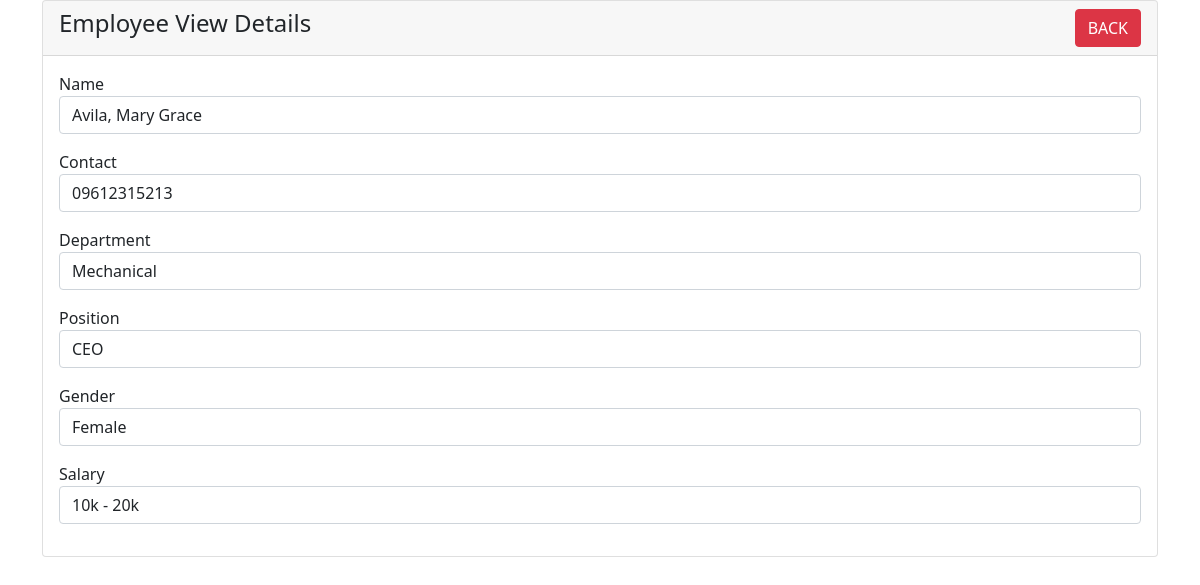
/admin/hr-view.php?id=6, run on the app's committed database.
### tables this page shows
CREATE TABLE `resources` (
  `id` int(20) NOT NULL,
  `name` varchar(255) NOT NULL,
  `contact` varchar(255) NOT NULL,
  `department` varchar(255) NOT NULL,
  `position` varchar(255) NOT NULL,
  `gender` varchar(255) NOT NULL,
  `salary` varchar(255) NOT NULL
);

### admin/hr-view.php (the view, shortened to what this page needs)
<?php
require 'Connections.php';
?>
<!doctype html>
<html lang="en">
  <head>
    <link href="https://cdn.jsdelivr.net/npm/bootstrap@5.1.3/dist/css/bootstrap.min.css" rel="stylesheet">
  </head>
  <body>
    <div class="container-sm">
        <div class="row">
            <div class="col-md-12">
                <div class="card">
                    <div class="card-header">
                        <h4>Employee View Details
                            <a href="index.php" class="btn btn-danger float-end">BACK</a>
                    </div>
                    <div class="card-body">
                        <?php
                            if(isset($_GET['id']))
                            {
                                $resource_id = mysqli_real_escape_string($con, $_GET['id']);
                                $query = "SELECT * FROM resources WHERE id='$resource_id' ";
                                $query_run = mysqli_query($con, $query);
                                if(mysqli_num_rows($query_run) > 0)
                                {
                                    $resource = mysqli_fetch_array($query_run);
                                    ?>
                            <div class="mb-2">
                                <label>Name</label>
                                <p class="form-control">
                                <?= $resource['name'];?>
                                </p>
                            </div>
                            <div class="mb-2">
                                <label>Contact</label>
                                <p class="form-control">
                                <?= $resource['contact'];?>
                                </p>
                            </div>
                            <div class="mb-2">
                                <label>Department</label>
                                <p class="form-control">
                                <?= $resource['department'];?>
                                </p>
                            </div>
                            <div class="mb-2">
                                <label>Position</label>
                                <p class="form-control">
                                <?= $resource['position'];?>
                                </p>
                            </div>
                            <div class="mb-2">
                                <label>Gender</label>
                                <p class="form-control">
                                <?= $resource['gender'];?>
                                </p>
                            </div>
                            <div class="mb-2">
                                <label>Salary</label>
                                <p class="form-control">
                                <?= $resource['salary'];?>
                                </p>
                            </div>
                        <?php
                                }
                                else
                                {
                                    echo "<h4>No Applicant ID Found!</h4>";
                                }
                            }
                        ?>
                    </div>
                </div>
            </div>
        </div>
    </div>
  </body>
</html>

### data on the page
resources: name "Avila, Mary Grace", contact "09612315213", department "Mechanical", position "CEO", gender "Female", salary "10k - 20k"
